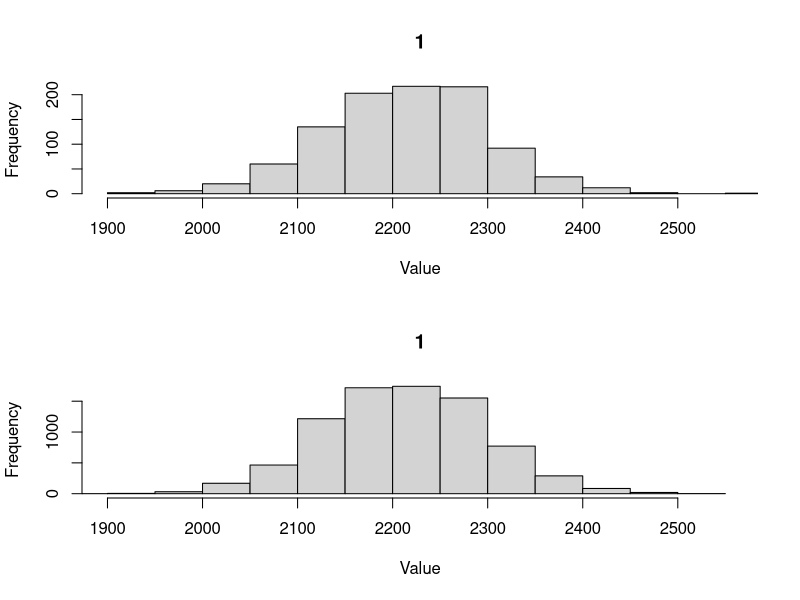
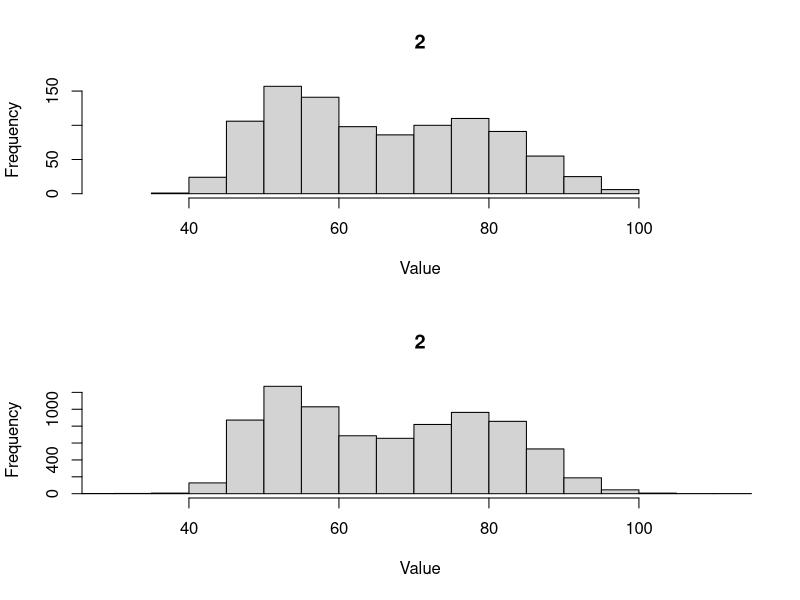
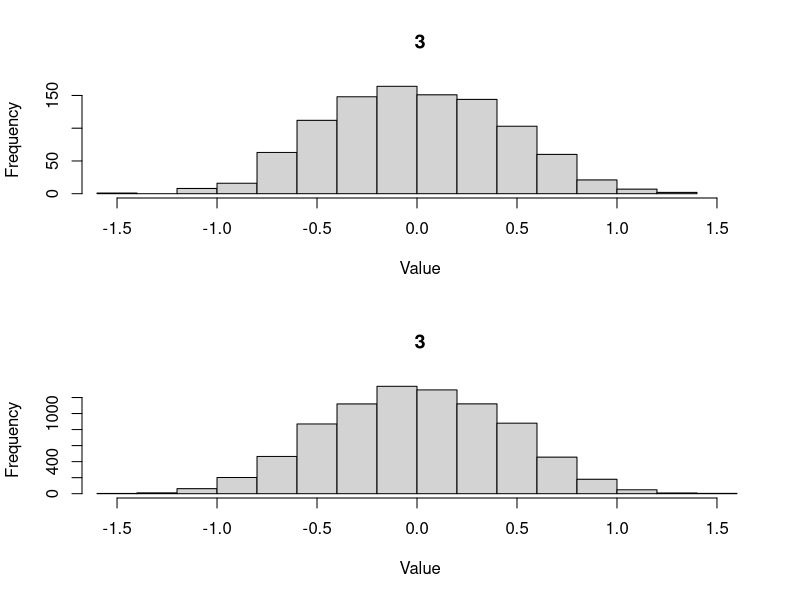
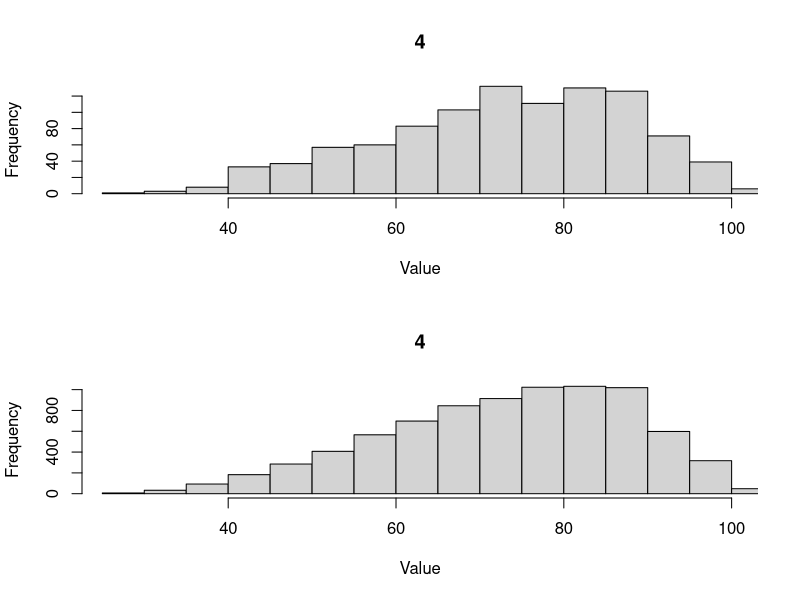
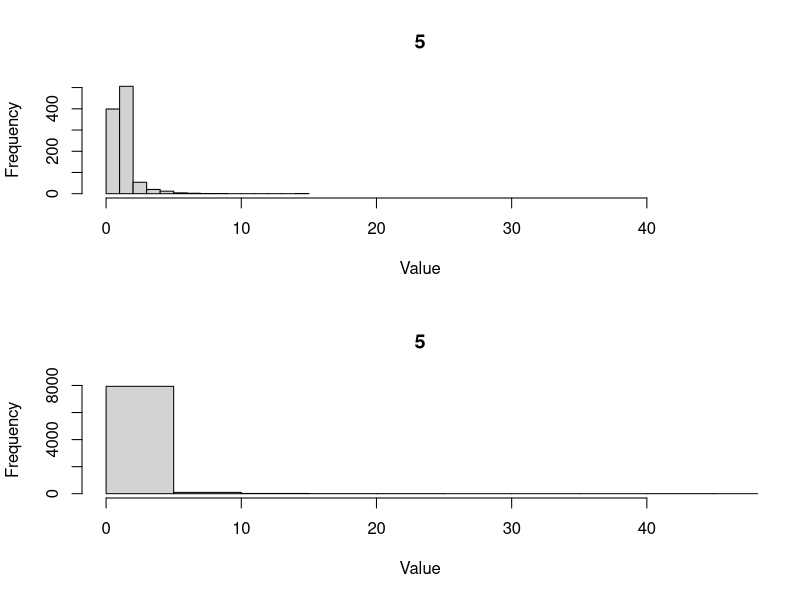
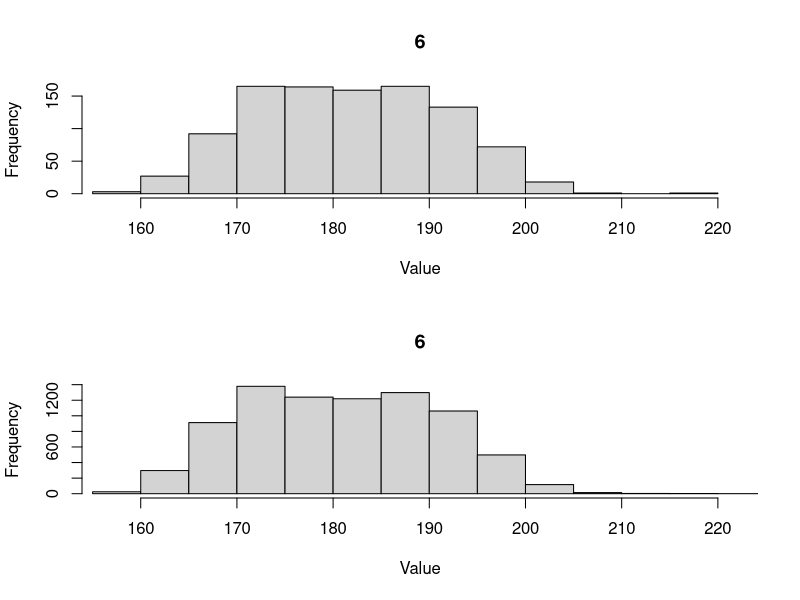
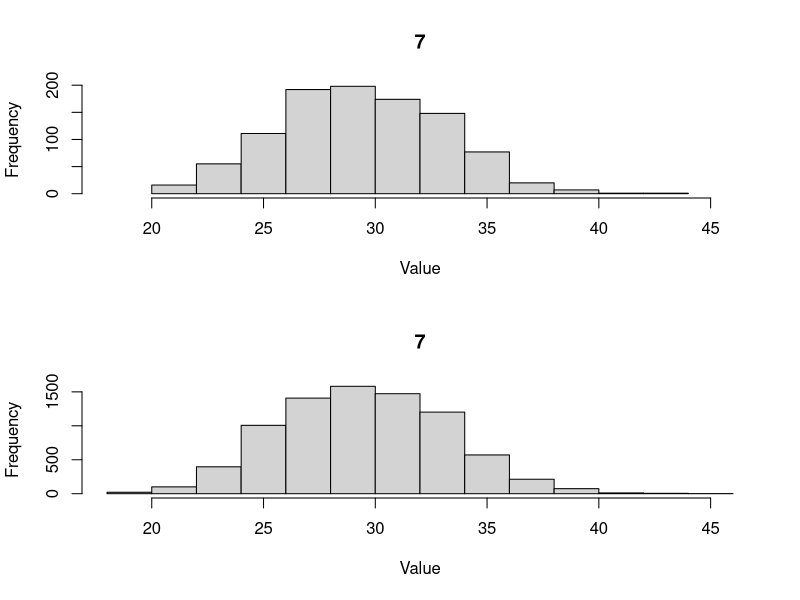
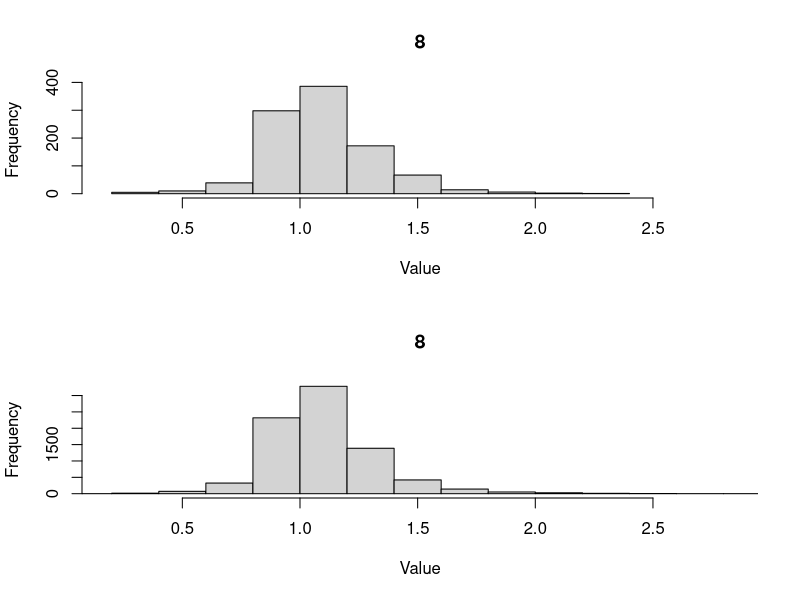

These figures' R source, in order:
data = read.csv('Data2016.csv', header=TRUE)
test.data = read.csv('Data2016test.csv', header = TRUE)

# Check for missing data
any(is.na(data))
any(is.null(data))

any(is.na(test.data))
any(is.null(test.data))


# Examine the distribution of the inputs, and compare the distributions of
# the training and test set
for (col.id in 1:20){
  x11()
  par(mfrow=c(2, 1))
  
  data.col = data[, col.id]
  test.data.col = test.data[, col.id]
  hist(data.col, xlim=c(min(data.col, test.data.col), max(data.col, test.data.col)), main=paste0(col.id), xlab='Value')
  hist(test.data.col, xlim=c(min(data.col, test.data.col), max(data.col, test.data.col)), main=paste0(col.id), xlab='Value')
}

# X21 is categorical, so examine the counts of each category
col.id = 21
x11()
par(mfrow=c(2, 1))
data.col = data[, col.id]
test.data.col = test.data[, col.id]
barplot(table(data.col), main=paste0(col.id))
barplot(table(test.data.col), main=paste0(col.id))


# From the histograms, 3 variables are discrete and 3 are highly right skewed
discrete.variables = c(7, 17, 21)
right.skewed = c(5, 13, 14)
x11()
boxplot(test.data[, right.skewed])
boxplot(log(test.data[, right.skewed]))


# Examine the linear correlations
correlations = round(cor(data[, -21]), 2)
correlations

y.correlations = correlations[, 21]
y.correlations = y.correlations[order(-abs(as.numeric(y.correlations)))]
y.correlations

# Examine X21 vs Y since it is categorical
boxplot(Y~X21, data=data, main="Correlation of Y with X21", ylab='Y', xlab='X21')

